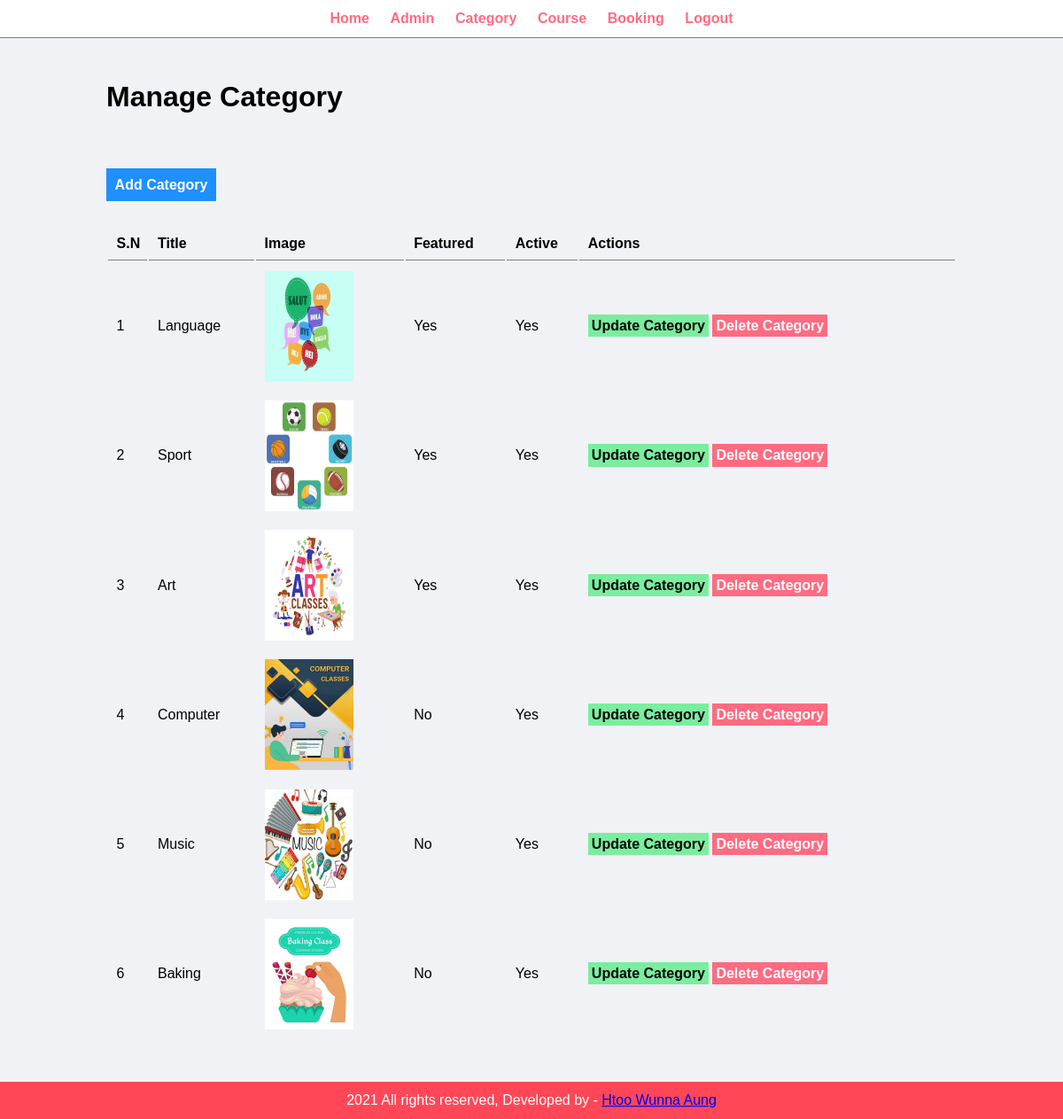
Screenshot of /admin/manage-category.php (signed in) with the database file from the repository.
### tables this page shows
CREATE TABLE `tbl_category` (
  `id` int(10) UNSIGNED NOT NULL,
  `title` varchar(100) NOT NULL,
  `image_name` varchar(255) NOT NULL,
  `featured` varchar(10) NOT NULL,
  `active` varchar(10) NOT NULL
);

### admin/manage-category.php (the view, shortened to what this page needs)
<?php include('partials/menu.php');?>
<div class="main-content">
    <div class="wrapper">
        <h1>Manage Category</h1>
        <br/> <br/>
        <br><br>
                <a href="<?php echo SITEURL; ?>admin/add-category.php" class="btn-primary">Add Category</a>
                <br/> <br/> <br/>
                <table class= "tbl-full">
                    <tr>
                        <th>S.N</th>
                        <th>Title</th>
                        <th>Image</th>
                        <th>Featured</th>
                        <th>Active</th>
                        <th>Actions</th>
                    </tr>
                    <?php
                        $sql="SELECT * FROM tbl_category";
                        $res=mysqli_query($conn, $sql);
                        $count=mysqli_num_rows($res);
                        $sn=1;
                        if($count>0){
                            while($row=mysqli_fetch_assoc($res)){
                                $id= $row['id'];
                                $title=$row['title'];
                                $image_name=$row['image_name'];
                                $featured=$row['featured'];
                                $active=$row['active'];
                                ?>
                        <tr>
                            <td><?php echo $sn++;?></td>
                            <td><?php echo $title;?></td>
                            <td>
                                <?php
                                    if($image_name!=""){
                                        ?>
                                        <img src="<?php echo SITEURL;?>images/category/<?php echo $image_name;?>" width="100px">
                                        <?php
                                    }
                                    else{
                                        echo "<div class='error'>Image not Added</div>";
                                    }
                                ?>
                            </td>
                            <td><?php echo $featured;?></td>
                            <td><?php echo $active;?></td>
                            <td>
                                <a href="<?php echo SITEURL;?>admin/update-category.php?id=<?php echo $id;?>" class="btn-secondary"> Update Category</a>
                                <a href="<?php echo SITEURL;?>admin/delete-category.php?id=<?php echo $id;?>&image_name=<?php echo $image_name;?>" class="btn-danger"> Delete Category</a>
                            </td>
                        </tr>
                                <?php
                            }
                        }
                    ?>
                </table>
    </div>
</div>
<?php include('partials/footer.php'); ?>

### admin/partials/menu.php (shortened to what this page needs)
<html>
    <head>
        <link rel="stylesheet" href="../css/admin.css">
    </head>
    <body>
        <div class="menu text-center">
            <div class="wrapper">
                <ul>
                    <li><a href="index.php">Home</a></li>
                    <li><a href="manage-admin.php">Admin</a></li>
                    <li><a href="manage-category.php">Category</a></li>
                    <li><a href="manage-course.php">Course</a></li>
                    <li><a href="manage-booking.php">Booking</a></li>
                    <li><a href="logout.php">Logout</a></li>
                </ul>
            </div>
        </div>

### admin/partials/footer.php
<div class="footer">
            <div class="wrapper">
                <p class="text-center">2021 All rights reserved, Developed by - <a href="#">Htoo Wunna Aung</a></p>
            </div>
        </div>
    </body>
</html>

### css/admin.css (style rules this page uses)
* { margin: 0; padding: 0; font-family: Arial, Helvetica, sans-serif; }
.wrapper { padding: 1%; width: 80%; margin: 0 auto; }
.text-center { text-align: center; }
.tbl-full { width: 100%; }
table tr th { border-bottom: 1px solid grey; padding: 1%; text-align: left; }
table tr td { padding: 1%; }
.btn-primary { background-color: #1e90ff; padding: 1%; color: white; text-decoration: none; font-weight: bold; }
.btn-secondary { background-color: #7bed9f; padding: 1%; color: black; text-decoration: none; font-weight: bold; }
.btn-danger { background-color: #ff6b81; padding: 1%; color: white; text-decoration: none; font-weight: bold; }
.menu { border-bottom: 1px solid grey; }
.menu ul { list-style-type: none; }
.menu ul li { display: inline; padding: 1%; }
.menu ul li a { text-decoration: none; font-weight: bold; color: #ff6b81; }
.main-content { background-color: #f1f2f6; padding: 3% 0; }
.footer { background-color: #ff4757; color: white; }

### rows the page displays
tbl_category: title "Language", image_name (picture), featured "Yes", active "Yes"
tbl_category: title "Sport", image_name (picture), featured "Yes", active "Yes"
tbl_category: title "Art", image_name (picture), featured "Yes", active "Yes"
tbl_category: title "Computer", image_name (picture), featured "No", active "Yes"
tbl_category: title "Music", image_name (picture), featured "No", active "Yes"
tbl_category: title "Baking", image_name (picture), featured "No", active "Yes"
